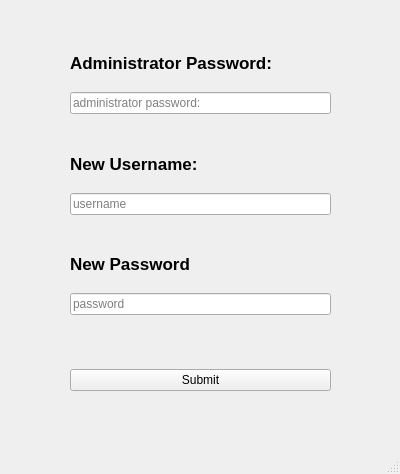
<?xml version="1.0" encoding="UTF-8"?>
<ui version="4.0">
 <class>CreateNewAccount</class>
 <widget class="QMainWindow" name="CreateNewAccount">
  <property name="geometry">
   <rect>
    <x>0</x>
    <y>0</y>
    <width>400</width>
    <height>474</height>
   </rect>
  </property>
  <property name="windowTitle">
   <string>MainWindow</string>
  </property>
  <widget class="QWidget" name="centralwidget">
   <widget class="QWidget" name="layoutWidget">
    <property name="geometry">
     <rect>
      <x>70</x>
      <y>40</y>
      <width>261</width>
      <height>351</height>
     </rect>
    </property>
    <layout class="QVBoxLayout" name="verticalLayout">
     <item>
      <layout class="QGridLayout" name="gridLayout">
       <item row="1" column="0">
        <widget class="QLineEdit" name="AdministratorPassLE">
         <property name="echoMode">
          <enum>QLineEdit::Password</enum>
         </property>
         <property name="placeholderText">
          <string>administrator password:</string>
         </property>
        </widget>
       </item>
       <item row="0" column="0">
        <widget class="QLabel" name="label">
         <property name="font">
          <font>
           <pointsize>13</pointsize>
           <bold>true</bold>
          </font>
         </property>
         <property name="text">
          <string>Administrator Password:</string>
         </property>
        </widget>
       </item>
      </layout>
     </item>
     <item>
      <spacer name="horizontalSpacer">
       <property name="orientation">
        <enum>Qt::Horizontal</enum>
       </property>
       <property name="sizeHint" stdset="0">
        <size>
         <width>118</width>
         <height>20</height>
        </size>
       </property>
      </spacer>
     </item>
     <item>
      <layout class="QGridLayout" name="gridLayout_2">
       <item row="1" column="0">
        <widget class="QLineEdit" name="NewUserName">
         <property name="text">
          <string/>
         </property>
         <property name="placeholderText">
          <string>username</string>
         </property>
        </widget>
       </item>
       <item row="0" column="0">
        <widget class="QLabel" name="label_2">
         <property name="font">
          <font>
           <pointsize>13</pointsize>
           <bold>true</bold>
          </font>
         </property>
         <property name="text">
          <string>New Username:</string>
         </property>
        </widget>
       </item>
      </layout>
     </item>
     <item>
      <spacer name="horizontalSpacer_2">
       <property name="orientation">
        <enum>Qt::Horizontal</enum>
       </property>
       <property name="sizeHint" stdset="0">
        <size>
         <width>118</width>
         <height>20</height>
        </size>
       </property>
      </spacer>
     </item>
     <item>
      <layout class="QGridLayout" name="gridLayout_3">
       <item row="1" column="0">
        <widget class="QLineEdit" name="NewPassword">
         <property name="text">
          <string/>
         </property>
         <property name="echoMode">
          <enum>QLineEdit::Password</enum>
         </property>
         <property name="placeholderText">
          <string>password</string>
         </property>
        </widget>
       </item>
       <item row="0" column="0">
        <widget class="QLabel" name="label_3">
         <property name="font">
          <font>
           <pointsize>13</pointsize>
           <bold>true</bold>
          </font>
         </property>
         <property name="text">
          <string>New Password</string>
         </property>
        </widget>
       </item>
      </layout>
     </item>
     <item>
      <spacer name="horizontalSpacer_3">
       <property name="orientation">
        <enum>Qt::Horizontal</enum>
       </property>
       <property name="sizeHint" stdset="0">
        <size>
         <width>118</width>
         <height>48</height>
        </size>
       </property>
      </spacer>
     </item>
     <item>
      <widget class="QPushButton" name="SubmitButton">
       <property name="text">
        <string>Submit</string>
       </property>
      </widget>
     </item>
    </layout>
   </widget>
  </widget>
  <widget class="QMenuBar" name="menubar">
   <property name="geometry">
    <rect>
     <x>0</x>
     <y>0</y>
     <width>400</width>
     <height>22</height>
    </rect>
   </property>
  </widget>
  <widget class="QStatusBar" name="statusbar">
   <property name="font">
    <font>
     <pointsize>12</pointsize>
     <bold>true</bold>
    </font>
   </property>
   <property name="autoFillBackground">
    <bool>true</bool>
   </property>
  </widget>
 </widget>
 <resources/>
 <connections/>
</ui>
